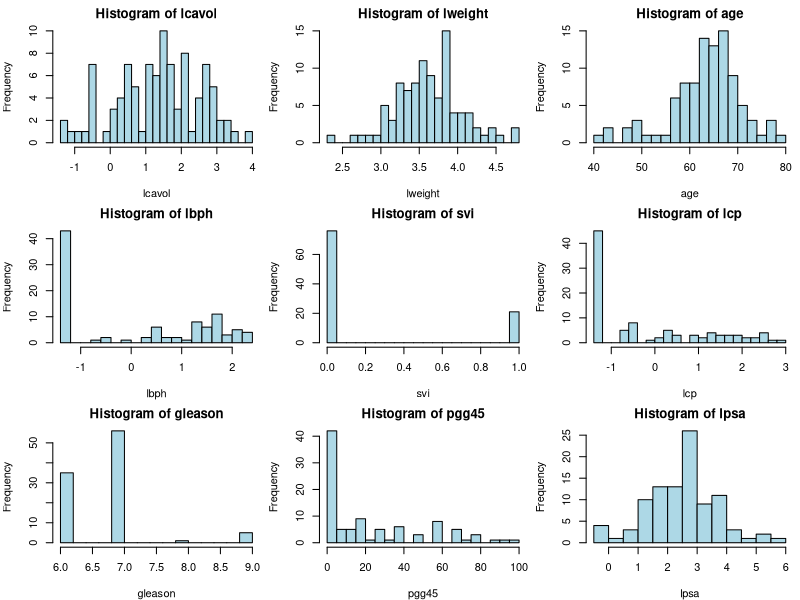
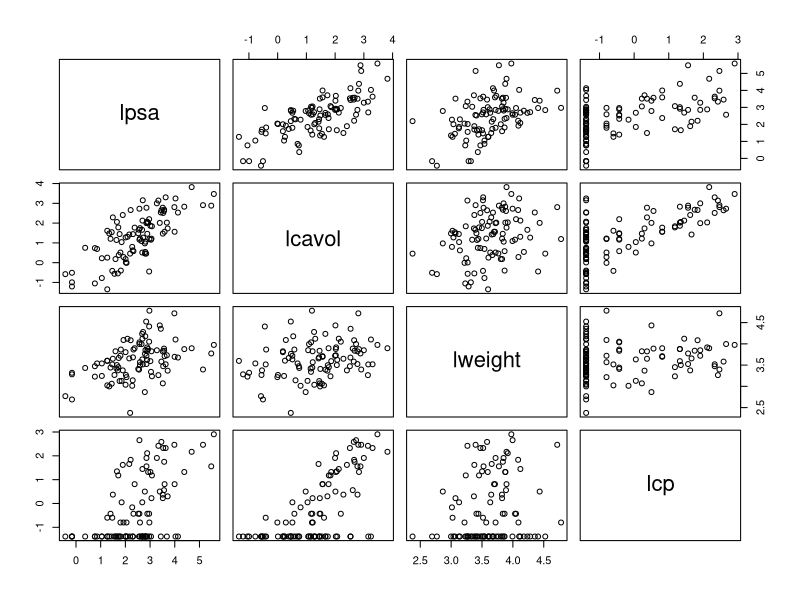
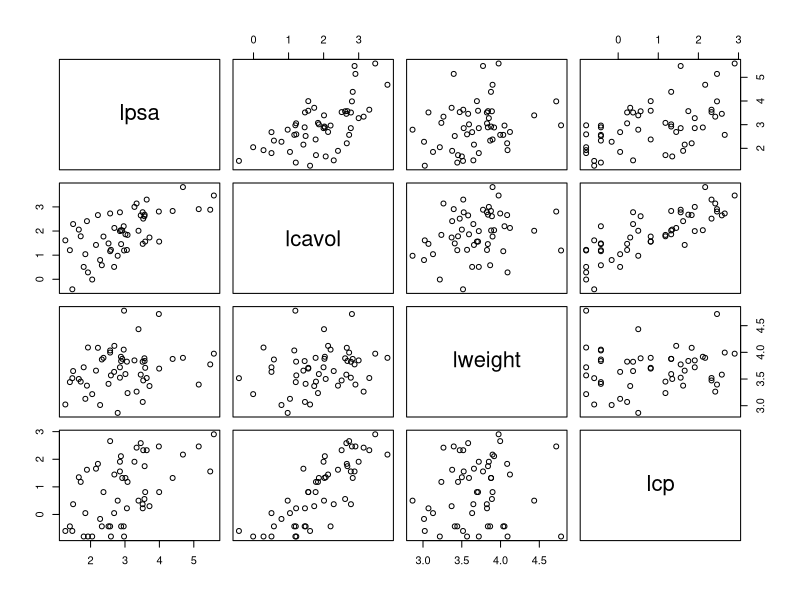
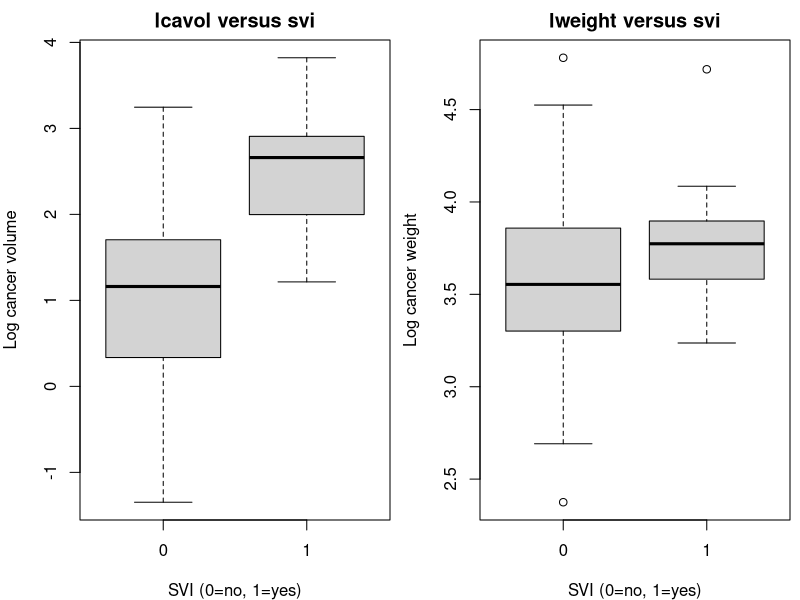

Reproduce these figures in R, in order.
## ---- chunk 1
pros.df = read.table("pros.dat") 

dim(pros.df)
## ---- chunk 2
head(pros.df)
## ---- chunk 3
colnames(pros.df) # These are the variables
par(mfrow=c(3,3), mar=c(4,4,2,0.5)) # Setup grid, margins
for (j in 1:ncol(pros.df)) {
  hist(pros.df[,j], xlab=colnames(pros.df)[j],
       main=paste("Histogram of", colnames(pros.df)[j]),
       col="lightblue", breaks=20)
}
## ---- chunk 4
pros.cor = cor(pros.df)
round(pros.cor,3) 
## ---- chunk 5
pros.cor[lower.tri(pros.cor,diag=TRUE)] = 0 # Why only upper tri part? 
pros.cor.sorted = sort(abs(pros.cor),decreasing=T)
pros.cor.sorted[1]
vars.big.cor = arrayInd(which(abs(pros.cor)==pros.cor.sorted[1]), 
                        dim(pros.cor)) # Note: arrayInd() is useful
colnames(pros.df)[vars.big.cor] 
## ---- chunk 6
pros.cor.sorted[2]
vars.big.cor = arrayInd(which(abs(pros.cor)==pros.cor.sorted[2]), 
                        dim(pros.cor))
colnames(pros.df)[vars.big.cor] 
## ---- chunk 7
pairs(~ lpsa + lcavol + lweight + lcp, data=pros.df)
## ---- chunk 8
pros.df.subset = pros.df[pros.df$lcp > min(pros.df$lcp),] #how to do this using subset?
nrow(pros.df.subset) # Beware, we've lost a half of our data! 
pairs(~ lpsa + lcavol + lweight + lcp, data=pros.df.subset)
## ---- chunk 9
table(pros.df$svi)
## ---- chunk 10
pros.df$svi = factor(pros.df$svi) 
par(mfrow=c(1,2))
plot(pros.df$svi, pros.df$lcavol, main="lcavol versus svi",
     xlab="SVI (0=no, 1=yes)", ylab="Log cancer volume")
plot(pros.df$svi, pros.df$lweight, main="lweight versus svi",
     xlab="SVI (0=no, 1=yes)", ylab="Log cancer weight")
## ---- chunk 11
t.test(pros.df$lcavol[pros.df$svi==0],
       pros.df$lcavol[pros.df$svi==1])
t.test(pros.df$lweight[pros.df$svi==0],
       pros.df$lweight[pros.df$svi==1])
